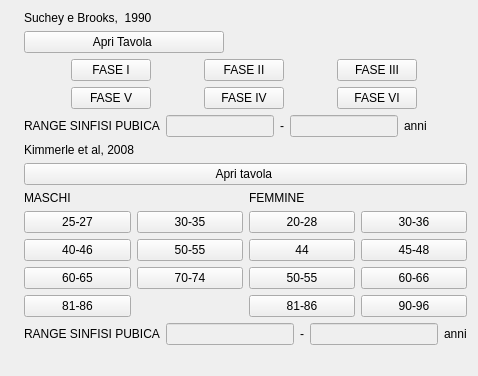
     <widget class="QWidget" name="tabWidgetPage1">
      <attribute name="title">
       <string>Sinfisi pubica</string>
      </attribute>
      <layout class="QGridLayout" name="gridLayout_11">
       <item row="0" column="1">
        <layout class="QVBoxLayout" name="verticalLayout_4">
         <item>
          <widget class="QLabel" name="label_4_sistema_latero_anteriore_63">
           <property name="text">
            <string>Suchey e Brooks,  1990</string>
           </property>
          </widget>
         </item>
         <item>
          <widget class="QPushButton" name="pushButton_openSinfisi_pubica">
           <property name="maximumSize">
            <size>
             <width>200</width>
             <height>16777215</height>
            </size>
           </property>
           <property name="text">
            <string>Apri Tavola </string>
           </property>
          </widget>
         </item>
         <item>
          <layout class="QVBoxLayout" name="verticalLayout_3">
           <item>
            <layout class="QHBoxLayout" name="horizontalLayout_3">
             <item>
              <widget class="QPushButton" name="pushButton_I_fase">
               <property name="minimumSize">
                <size>
                 <width>60</width>
                 <height>0</height>
                </size>
               </property>
               <property name="maximumSize">
                <size>
                 <width>80</width>
                 <height>16777215</height>
                </size>
               </property>
               <property name="text">
                <string>FASE I</string>
               </property>
              </widget>
             </item>
             <item>
              <widget class="QPushButton" name="pushButton_II_fase">
               <property name="minimumSize">
                <size>
                 <width>60</width>
                 <height>0</height>
                </size>
               </property>
               <property name="maximumSize">
                <size>
                 <width>80</width>
                 <height>16777215</height>
                </size>
               </property>
               <property name="text">
                <string>FASE II</string>
               </property>
              </widget>
             </item>
             <item>
              <widget class="QPushButton" name="pushButton_III_fase">
               <property name="minimumSize">
                <size>
                 <width>60</width>
                 <height>0</height>
                </size>
               </property>
               <property name="maximumSize">
                <size>
                 <width>80</width>
                 <height>16777215</height>
                </size>
               </property>
               <property name="text">
                <string>FASE III</string>
               </property>
              </widget>
             </item>
            </layout>
           </item>
           <item>
            <layout class="QHBoxLayout" name="horizontalLayout_4">
             <item>
              <widget class="QPushButton" name="pushButton_V_fase">
               <property name="minimumSize">
                <size>
                 <width>60</width>
                 <height>0</height>
                </size>
               </property>
               <property name="maximumSize">
                <size>
                 <width>80</width>
                 <height>16777215</height>
                </size>
               </property>
               <property name="text">
                <string>FASE V</string>
               </property>
              </widget>
             </item>
             <item>
              <widget class="QPushButton" name="pushButton_IV_fase">
               <property name="minimumSize">
                <size>
                 <width>60</width>
                 <height>0</height>
                </size>
               </property>
               <property name="maximumSize">
                <size>
                 <width>80</width>
                 <height>16777215</height>
                </size>
               </property>
               <property name="text">
                <string>FASE IV</string>
               </property>
              </widget>
             </item>
             <item>
              <widget class="QPushButton" name="pushButton_VI_fase">
               <property name="minimumSize">
                <size>
                 <width>60</width>
                 <height>0</height>
                </size>
               </property>
               <property name="maximumSize">
                <size>
                 <width>80</width>
                 <height>16777215</height>
                </size>
               </property>
               <property name="text">
                <string>FASE VI</string>
               </property>
              </widget>
             </item>
            </layout>
           </item>
           <item>
            <layout class="QHBoxLayout" name="horizontalLayout_11">
             <item>
              <widget class="QLabel" name="label_4_sistema_latero_anteriore_30">
               <property name="text">
                <string>RANGE SINFISI PUBICA</string>
               </property>
              </widget>
             </item>
             <item>
              <layout class="QHBoxLayout" name="horizontalLayout">
               <item>
                <widget class="QLineEdit" name="lineEdit_sinf_min">
                 <property name="enabled">
                  <bool>false</bool>
                 </property>
                 <property name="minimumSize">
                  <size>
                   <width>0</width>
                   <height>0</height>
                  </size>
                 </property>
                 <property name="maximumSize">
                  <size>
                   <width>16777215</width>
                   <height>16777215</height>
                  </size>
                 </property>
                 <property name="alignment">
                  <set>Qt::AlignCenter</set>
                 </property>
                </widget>
               </item>
               <item>
                <widget class="QLabel" name="label_5_1_s_51">
                 <property name="text">
                  <string>-</string>
                 </property>
                </widget>
               </item>
               <item>
                <widget class="QLineEdit" name="lineEdit_sinf_max">
                 <property name="enabled">
                  <bool>false</bool>
                 </property>
                 <property name="minimumSize">
                  <size>
                   <width>0</width>
                   <height>0</height>
                  </size>
                 </property>
                 <property name="maximumSize">
                  <size>
                   <width>300</width>
                   <height>16777215</height>
                  </size>
                 </property>
                 <property name="alignment">
                  <set>Qt::AlignCenter</set>
                 </property>
                </widget>
               </item>
               <item>
                <widget class="QLabel" name="label_5_1_s_50">
                 <property name="text">
                  <string>anni</string>
                 </property>
                </widget>
               </item>
               <item>
                <spacer name="horizontalSpacer_3">
                 <property name="orientation">
                  <enum>Qt::Horizontal</enum>
                 </property>
                 <property name="sizeHint" stdset="0">
                  <size>
                   <width>40</width>
                   <height>20</height>
                  </size>
                 </property>
                </spacer>
               </item>
              </layout>
             </item>
            </layout>
           </item>
          </layout>
         </item>
        </layout>
       </item>
       <item row="1" column="1">
        <layout class="QVBoxLayout" name="verticalLayout_2">
         <item>
          <widget class="QLabel" name="label_4_sistema_latero_anteriore_64">
           <property name="text">
            <string>Kimmerle et al, 2008</string>
           </property>
          </widget>
         </item>
         <item>
          <widget class="QPushButton" name="pushButton_openSinfisi_pubica_2">
           <property name="text">
            <string>Apri tavola </string>
           </property>
          </widget>
         </item>
         <item>
          <layout class="QVBoxLayout" name="verticalLayout">
           <item>
            <layout class="QHBoxLayout" name="horizontalLayout_5">
             <item>
              <layout class="QGridLayout" name="gridLayout_9">
               <item row="0" column="0" colspan="2">
                <widget class="QLabel" name="label_4_sistema_latero_anteriore_61">
                 <property name="text">
                  <string>MASCHI</string>
                 </property>
                </widget>
               </item>
               <item row="1" column="0">
                <widget class="QPushButton" name="pushButton_m_1">
                 <property name="text">
                  <string>25-27</string>
                 </property>
                </widget>
               </item>
               <item row="1" column="1">
                <widget class="QPushButton" name="pushButton_m_2">
                 <property name="text">
                  <string>30-35</string>
                 </property>
                </widget>
               </item>
               <item row="2" column="0">
                <widget class="QPushButton" name="pushButton_m_3">
                 <property name="text">
                  <string>40-46</string>
                 </property>
                </widget>
               </item>
               <item row="2" column="1">
                <widget class="QPushButton" name="pushButton_m_4">
                 <property name="text">
                  <string>50-55</string>
                 </property>
                </widget>
               </item>
               <item row="3" column="0">
                <widget class="QPushButton" name="pushButton_m_5">
                 <property name="text">
                  <string>60-65</string>
                 </property>
                </widget>
               </item>
               <item row="3" column="1">
                <widget class="QPushButton" name="pushButton_m_6">
                 <property name="text">
                  <string>70-74</string>
                 </property>
                </widget>
               </item>
               <item row="4" column="0">
                <widget class="QPushButton" name="pushButton_m_7">
                 <property name="text">
                  <string>81-86</string>
                 </property>
                </widget>
               </item>
              </layout>
             </item>
             <item>
              <layout class="QGridLayout" name="gridLayout_10">
               <item row="0" column="0" colspan="2">
                <widget class="QLabel" name="label_4_sistema_latero_anteriore_62">
                 <property name="text">
                  <string>FEMMINE</string>
                 </property>
                </widget>
               </item>
               <item row="1" column="0">
                <widget class="QPushButton" name="pushButton_f_1">
                 <property name="text">
                  <string>20-28</string>
                 </property>
                </widget>
               </item>
               <item row="1" column="1">
                <widget class="QPushButton" name="pushButton_f_2">
                 <property name="text">
                  <string>30-36</string>
                 </property>
                </widget>
               </item>
               <item row="2" column="0">
                <widget class="QPushButton" name="pushButton_f_3">
                 <property name="text">
                  <string>44</string>
                 </property>
                </widget>
               </item>
               <item row="2" column="1">
                <widget class="QPushButton" name="pushButton_f_4">
                 <property name="text">
                  <string>45-48</string>
                 </property>
                </widget>
               </item>
               <item row="3" column="0">
                <widget class="QPushButton" name="pushButton_f_5">
                 <property name="text">
                  <string>50-55</string>
                 </property>
                </widget>
               </item>
               <item row="3" column="1">
                <widget class="QPushButton" name="pushButton_f_6">
                 <property name="text">
                  <string>60-66</string>
                 </property>
                </widget>
               </item>
               <item row="4" column="0">
                <widget class="QPushButton" name="pushButton_f_7">
                 <property name="text">
                  <string>81-86</string>
                 </property>
                </widget>
               </item>
               <item row="4" column="1">
                <widget class="QPushButton" name="pushButton_f_8">
                 <property name="text">
                  <string>90-96</string>
                 </property>
                </widget>
               </item>
              </layout>
             </item>
            </layout>
           </item>
           <item>
            <layout class="QHBoxLayout" name="horizontalLayout_19">
             <item>
              <widget class="QLabel" name="label_4_sistema_latero_anteriore_67">
               <property name="text">
                <string>RANGE SINFISI PUBICA</string>
               </property>
              </widget>
             </item>
             <item>
              <layout class="QHBoxLayout" name="horizontalLayout_20">
               <item>
                <widget class="QLineEdit" name="lineEdit_sinf_min_2">
                 <property name="enabled">
                  <bool>false</bool>
                 </property>
                 <property name="alignment">
                  <set>Qt::AlignCenter</set>
                 </property>
                </widget>
               </item>
               <item>
                <widget class="QLabel" name="label_5_1_s_56">
                 <property name="text">
                  <string>-</string>
                 </property>
                </widget>
               </item>
               <item>
                <widget class="QLineEdit" name="lineEdit_sinf_max_2">
                 <property name="enabled">
                  <bool>false</bool>
                 </property>
                 <property name="alignment">
                  <set>Qt::AlignCenter</set>
                 </property>
                </widget>
               </item>
               <item>
                <widget class="QLabel" name="label_5_1_s_57">
                 <property name="text">
                  <string>anni</string>
                 </property>
                </widget>
               </item>
              </layout>
             </item>
            </layout>
           </item>
          </layout>
         </item>
        </layout>
       </item>
       <item row="2" column="0">
        <widget class="QLabel" name="label_4_sistema_latero_anteriore_29">
         <property name="text">
          <string/>
         </property>
        </widget>
       </item>
      </layout>
     </widget>
